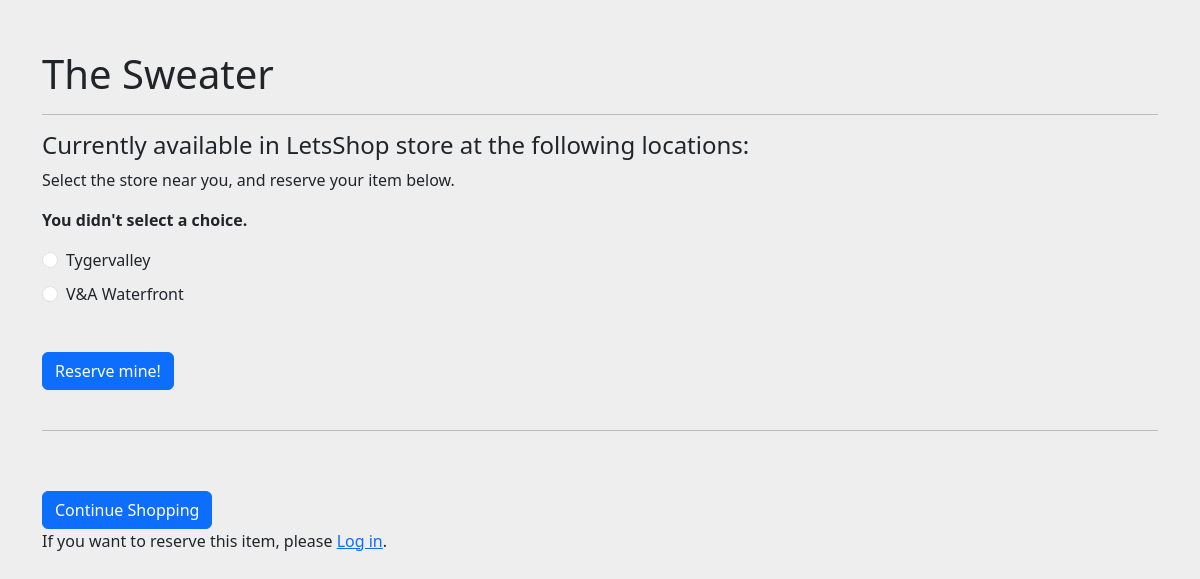
Page /13/vote/ on the committed database.
### shopping/models.py (models this page shows, shortened)
class Products(models.Model):
    question_text = models.CharField(max_length=200)
    price = models.DecimalField(max_digits=10, decimal_places=2, default=0.00)
    image = models.ImageField(upload_to='products/', default= 1)

class Choice(models.Model):
    question = models.ForeignKey(Products, on_delete=models.CASCADE)
    choice_text = models.CharField(max_length=200)
    votes = models.IntegerField(default=0)

### shopping/views.py (the view)
# urls.py: path('<int:question_id>/vote/', views.vote, name='vote'),
def vote(request, question_id):
    question = get_object_or_404(Products, pk=question_id)
    try:
        selected_choice = question.choice_set.get(
            pk=request.POST['choice']
        )
    except (KeyError, Choice.DoesNotExist):
        return render(request, 'shopping/detail.html', {
            'question': question,
            'error_message': "You didn't select a choice."
        })
    else:
        return HttpResponseRedirect(
            reverse('shopping:results', args=(question_id,))
        )

### shopping/templates/shopping/detail.html (shortened to what this page needs)
<!DOCTYPE html>
<html>
<head>
    <link href="https://cdn.jsdelivr.net/npm/bootstrap@5.3.1/dist/css/bootstrap.min.css" rel="stylesheet"
>
</head>
<body>
    <div class="container">
        <h1>{{ question.question_text }}</h1>
        <hr>
        <h4>Currently available in LetsShop store at the following locations:</h4>
        <p>Select the store near you, and reserve your item below.</p>
        {% if error_message %}
        <p><strong>{{ error_message }}</strong></p>
        {% endif %}
        <form action="{% url 'shopping:vote' question.id %}" method="post">
            {% for choice in question.choice_set.all %}
            <div class="form-check">
                <input class="form-check-input" type="radio" name="choice" id="choice{{ forloop.counter }}"
                    value="{{ choice.id }}" />
                <label class="form-check-label radio-label" for="choice{{ forloop.counter }}">
                    {{ choice.choice_text }}
                </label>
            </div>
            {% endfor %}
            <br>
            <input type="submit" class="btn btn-primary" value="Reserve mine!" />
        </form>
        <br>
        <hr>
        <br>
        <a href="{% url 'home' %}" class="btn btn-primary">Continue Shopping</a>
        {% if not user.is_authenticated %}
        <p>If you want to reserve this item, please <a href="{% url 'login' %}">Log in</a>.</p>
        {% endif %}
    </div>
</body>
</html>

### shopping/templates/shopping/detail.html (style rules this page uses)
body { background-color: rgb(238, 238, 239); }
.container { margin-top: 50px; }
.btn-primary { margin-top: 20px; }
.radio-label { display: block; margin-top: 10px; }

### rows in the picture
Products: question_text "The Sweater"
Choice: choice_text "Tygervalley"
Choice: choice_text "V&A Waterfront"

### other values in the picture
{{ error_message }} "You didn't select a choice."
